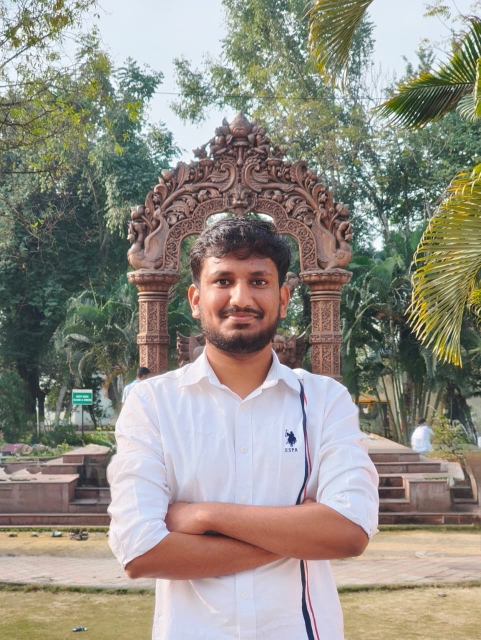
#> input picture assignment5/assignment5A/input.jpeg, 961 x 1280 px (shown at 1/2 size)
$ python a5a.py
#> lines starting #> are read from the running program, lines starting #| are printed output that depends on the picture
import cv2
import numpy as np
import matplotlib.pyplot as plt
from scipy.fftpack import dct

def dct2(block):
    return dct(dct(block.T, norm='ortho').T, norm='ortho')

img = cv2.imread('input.jpeg', cv2.IMREAD_GRAYSCALE)
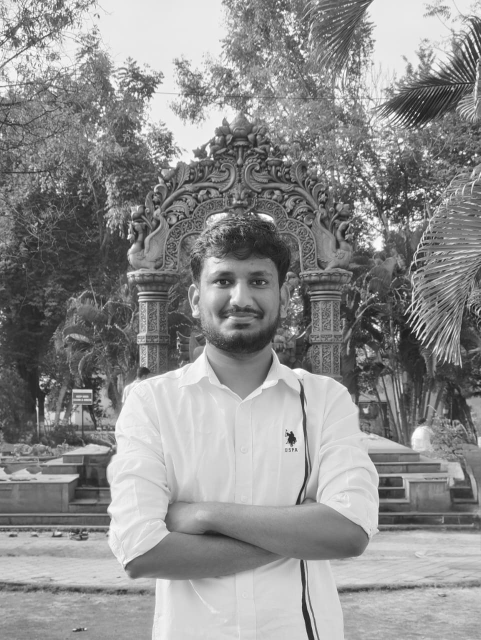
#> img: shape (1280, 961) (shown at 1/2 size); min 12, max 255, mean 142.3
img = cv2.resize(img, (256, 256))
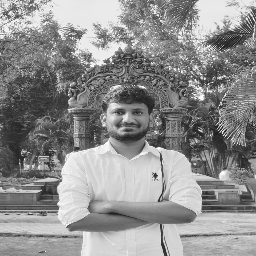
#> img: shape (256, 256); min 23, max 255, mean 142.3

row, col = 80, 80
block = img[row:row+8, col:col+8]

dct_block = dct2(block)
dct_log = np.log(abs(dct_block) + 1)

fig, axs = plt.subplots(1, 3, figsize=(15, 5))

axs[0].imshow(img, cmap='gray')
axs[0].add_patch(plt.Rectangle((col, row), 8, 8,
edgecolor='red', facecolor='none', linewidth=2))
axs[0].set_title("Grayscale Image\n(selected block in red)")
axs[0].axis('off')

axs[1].imshow(block, cmap='gray')
for i in range(8):
    for j in range(8):
        axs[1].text(j, i, str(block[i, j]),
        ha='center', va='center', color='yellow', fontsize=8)
axs[1].set_title(f"8x8 Pixel Block\n[row={row}, col={col}]")
axs[1].axis('off')

im = axs[2].imshow(dct_log, cmap='inferno')
for i in range(8):
    for j in range(8):
        axs[2].text(j, i, f"{dct_block[i,j]:.0f}",
        ha='center', va='center', color='white', fontsize=7)

axs[2].set_title("2-D DCT Coefficients\n(log scale | DC = top-left)")
axs[2].axis('off')

fig.colorbar(im, ax=axs[2])
plt.tight_layout()
plt.savefig("output.png")
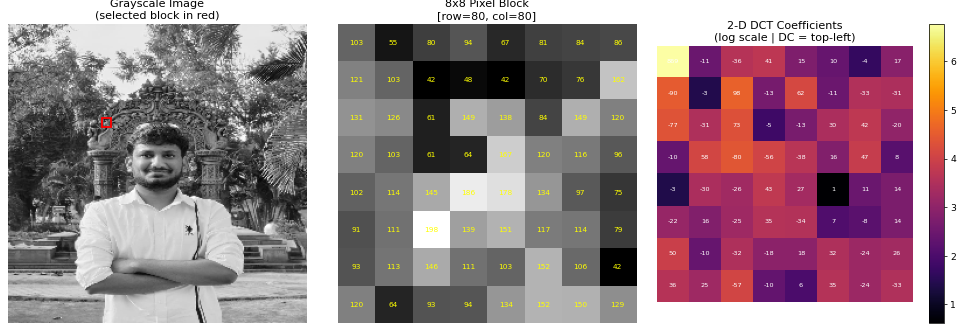
#> figure drawn by matplotlib, 4 panels
